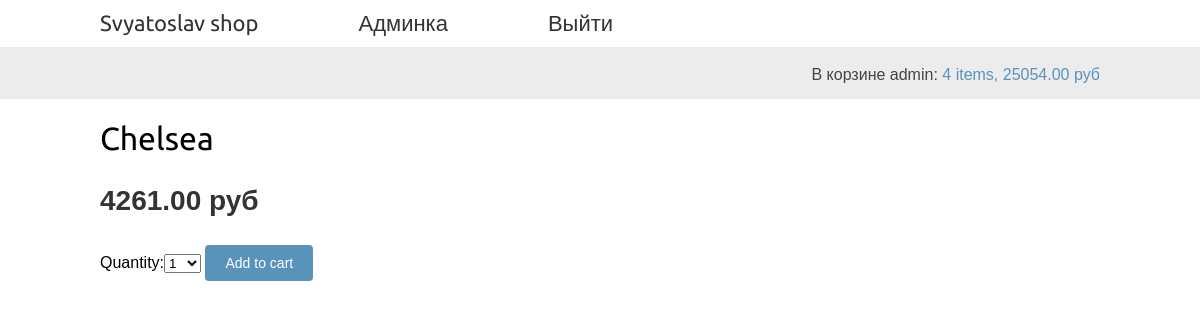
The page /81/ПТ95/ (signed in) on the database its author committed.
### cart/models.py (models this page shows, shortened)
class Cart_bd(models.Model):
    user = models.OneToOneField(User, on_delete=models.CASCADE)
    paid = models.BooleanField(default=False)
    def get_total_cost(self):
        total_cost = sum(item.get_cost() for item in self.items.all())
        return total_cost

class CartItem(models.Model):
    cart = models.ForeignKey(Cart_bd,
                              related_name='items',
                              on_delete=models.CASCADE)
    product = models.ForeignKey(Product,
                                related_name='order_items',
                                on_delete=models.CASCADE)
    price = models.DecimalField(max_digits=10, decimal_places=2)
    quantity = models.PositiveIntegerField(default=1)
    def get_cost(self):
        return self.price * self.quantity

### shop/models.py (models this page shows, shortened)
class Product(models.Model):
    article = models.CharField(max_length=10, unique=True)
    name = models.CharField(max_length=100)
    purchase_price = models.DecimalField(max_digits=10, decimal_places=2)
    retail_price = models.DecimalField(max_digits=10, decimal_places=2)
    available = models.BooleanField(default=True)
    description = models.TextField(blank=True)
    class Meta:
        ordering = ('name',)
        index_together = (('id', 'article'),)

### shop/views.py (the view)
# urls.py: path('<int:id>/<str:article>/', views.product_detail, name='product_detail'),
@logger.catch
def product_detail(request, id, article):
    username = request.user.username
    product = get_object_or_404(Product, id=id, article=article, available=True)
    cart_product_form = CartAddProductForm()
    cart = Cart(request)
    data = {'product': product, 'cart_product_form': cart_product_form, 'cart': cart, 'username': username,
            'total_items': cart.__len__()}
    return render(request, 'shop/product/detail.html', context=data)

### cart/forms.py
class CartAddProductForm(forms.Form):
    quantity = forms.TypedChoiceField(
                                choices=PRODUCT_QUANTITY_CHOICES,
                                coerce=int)
    update = forms.BooleanField(required=False,
                                initial=False,
                                widget=forms.HiddenInput)

### cart/cart.py (called while the page is built)
    def __len__(self):
        if self.cart_item:
            return self.cart_item.count()
        return 0

    def get_total_price(self):
        return self.cart.get_total_cost()

### shop/templates/shop/product/detail.html (shortened to what this page needs)
<!DOCTYPE html>
{% extends "shop/base.html" %}
{% load static %}
{% block content %}
<div class="product-detail">
<h1>{{ product.name }}</h1>
<p class="price">{{ product.retail_price }} руб</p>
<form action="{% url "cart:cart_add" product.id %}" method="post">
      {{ cart_product_form }}
      <input type="submit" value="Add to cart">
    </form>
</div>
{% endblock %}

### shop/templates/shop/base.html (shortened to what this page needs)
<!DOCTYPE html>
{% load static %}
<html>
        <head>
            <link href="{% static "css/base.css" %}" rel="stylesheet">
        </head>
    <body>
        <div id="header">
            <a href="/" class="logo">Svyatoslav shop</a>
            {% if username %}
            <a href="/admin" class="logo">Админка</a>
            <a href="{% url 'logout'%}?next={{request.path}}" class="logo">Выйти</a>
            {% else %}
            <a href="/accounts/register" class="logo">Регистрация</a>
            <a href="/accounts/login" class="logo">Вход</a>
            {% endif %}
        </div>
        <div id="subheader">
            <div class="cart">
          {% if total_items > 0 %}
            В корзине {{username}}:
            <a href="{% url "cart:cart_detail" %}">
              {{ total_items }} item{{ total_items|pluralize }},
              {{ cart.get_total_price }} руб
            </a>
          {% else %}
            {{username}} корзина пуста.
          {% endif %}
            </div>
        </div>
        <div id="content">
            {% block content %}{% endblock %}
        </div>
    </body>
</html>

### shop/static/css/base.css (style rules this page uses)
body { margin:0; padding:0; font-family:helvetica, sans-serif; }
h1, h2, h3, h4, h5 , h6 { font-family: 'Ubuntu', sans-serif; font-weight:normal; }
a { text-decoration:none; color:#5993bb; }
a.button, input[type="submit"] { color:#fff; background:#5993bb; border-radius:4px; padding:10px 20px; font-size:14px; border:0; }
#header { padding:10px 100px; font-size:18px; overflow:auto; }
#subheader { background:#ececec; color:#444; padding:15px 100px; overflow:auto; }
#header .logo { font-family: 'Ubuntu', sans-serif; float:left; color:#333; font-size:22px; margin-right:10%; }
#subheader .cart { float:right; padding-top:4px; }
#content { padding:0 100px; overflow:hidden; }
.product-detail { text-align:justify; }
.product-detail .price { color:#333; font-size:28px; font-weight:bold; }
.product-detail h1 { margin-bottom:0; }

### rows shown on the page
Cart_bd: get_total_price "25054.00"
Product: name "Chelsea", retail_price "4261.00"

### other values the page prints
{{ username }} "admin"
{{ total_items }} "4"
